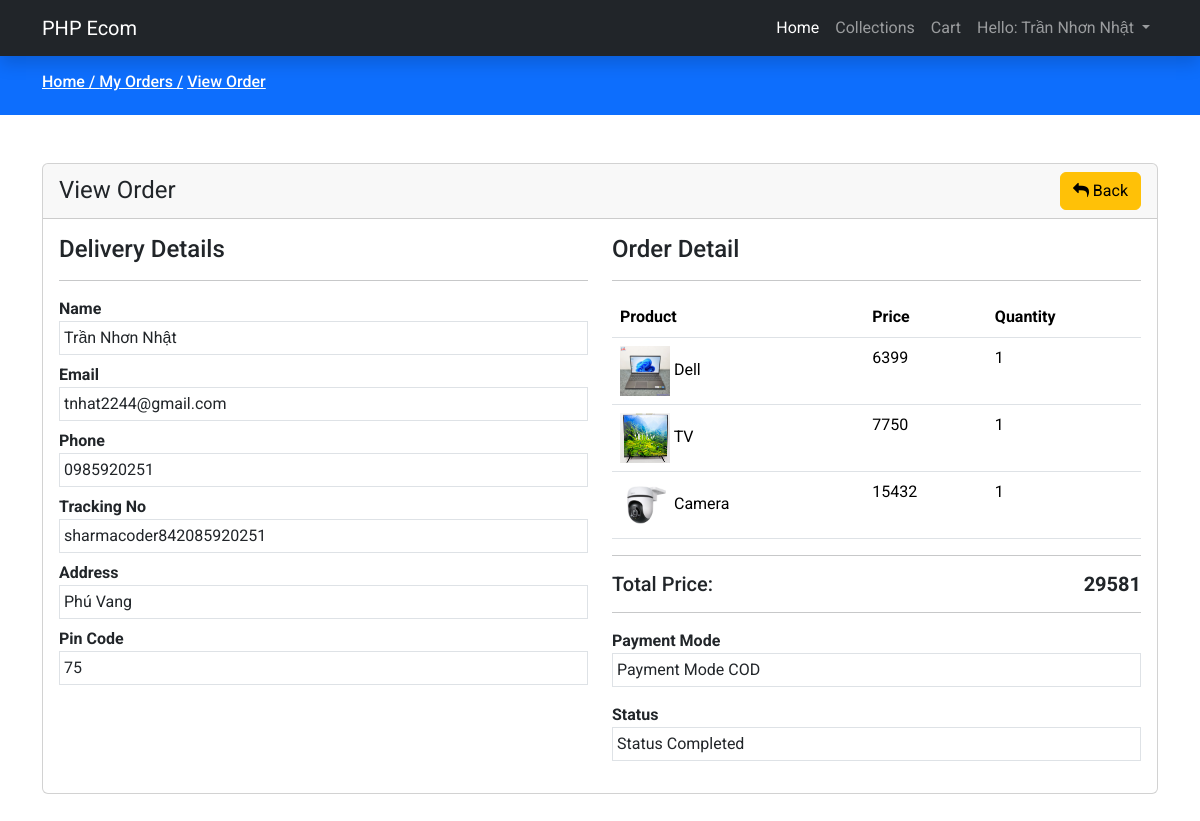
/view-order.php?t=sharmacoder842085920251 (signed in), run on the app's committed database.
### tables this page shows
CREATE TABLE `tbl_order` (
  `id` int(11) NOT NULL,
  `tracking_no` varchar(199) NOT NULL,
  `user_id` int(191) NOT NULL,
  `name` varchar(255) NOT NULL,
  `email` varchar(191) NOT NULL,
  `phone` varchar(191) NOT NULL,
  `address` mediumtext NOT NULL,
  `pincode` int(191) NOT NULL,
  `total_price` int(191) NOT NULL,
  `payment_mode` varchar(191) NOT NULL,
  `payment_id` varchar(191) DEFAULT NULL,
  `status` tinyint(4) NOT NULL DEFAULT 0,
  `comments` varchar(255) DEFAULT NULL,
  `created_at` timestamp NOT NULL DEFAULT current_timestamp()
);

CREATE TABLE `tbl_product` (
  `id` int(11) NOT NULL,
  `category_id` int(11) NOT NULL,
  `name` text NOT NULL,
  `slug` varchar(191) NOT NULL,
  `small_description` mediumtext NOT NULL,
  `description` mediumtext NOT NULL,
  `original_price` int(11) NOT NULL,
  `selling_price` int(11) NOT NULL,
  `image` varchar(191) NOT NULL,
  `qty` int(11) NOT NULL,
  `status` tinyint(4) NOT NULL,
  `trending` tinyint(4) NOT NULL,
  `meta_title` varchar(191) NOT NULL,
  `meta_keywords` mediumtext NOT NULL,
  `meta_description` mediumtext NOT NULL,
  `created_at` timestamp NOT NULL DEFAULT current_timestamp()
);

CREATE TABLE `tbl_order_item` (
  `id` int(11) NOT NULL,
  `order_id` int(191) NOT NULL,
  `prod_id` int(191) NOT NULL,
  `qty` int(191) NOT NULL,
  `price` int(191) NOT NULL,
  `created_at` timestamp NOT NULL DEFAULT current_timestamp()
);

### function/userfunction.php (called while the page is built, shortened)
<?php
    $filepath = realpath(dirname(__FILE__));
    include_once ($filepath.'/../config/dbcon.php');
    function checkTrackingNoValid($trackingNo){
        global $con;
        $userId = $_SESSION['auth_user']['user_id'];
        $query = "SELECT * FROM tbl_order WHERE tracking_no = '$trackingNo' AND user_id = '$userId'";
        return mysqli_query($con, $query);
    }
?>

### view-order.php (the view, shortened to what this page needs)
<?php
    include 'inc/header.php';
    include 'function/userfunction.php';
    if(isset($_GET['t'])){
        $tracking_no = $_GET['t'];
        $orderData = checkTrackingNoValid($tracking_no);
            ?>
            <?php
    }else{
        ?>
            <h4>Something Went Wrong</h4>
        <?php
        die();
    }
    $data = mysqli_fetch_array($orderData);
?>
<div class="py-3 bg-primary">
    <div class="container">
        <h6 class="text-white">
            <a href="index.php" class="text-white">Home / </a>
            <a href="my-orders.php" class="text-white">My Orders /</a>
            <a href="#" class="text-white">View Order</a>
        </h6>
    </div>
</div>
<div class="py-5">
    <div class="container">
        <div class="">
            <div class="row">
                <div class="col-md-12">
                    <div class="card">
                        <div class="card-header">
                            <span class="fs-4">View Order</span>
                            <a href="my-orders.php" class="btn btn-warning float-end"> <i class="fa fa-reply"></i> Back</a>
                        </div>
                        <div class="card-body">
                            <div class="row">
                                <div class="col-md-6">
                                    <h4>Delivery Details</h4>
                                    <hr>
                                    <div class="row">
                                        <div class="col-md-12 mb-2">
                                            <label class="fw-bold">Name</label>
                                            <div class="border p-1">
                                                <?= $data['name'];?>
                                            </div>
                                        </div>
                                        <div class="col-md-12 mb-2">
                                            <label class="fw-bold">Email</label>
                                            <div class="border p-1">
                                                <?= $data['email'];?>
                                            </div>
                                        </div>
                                        <div class="col-md-12 mb-2">
                                            <label class="fw-bold">Phone</label>
                                            <div class="border p-1">
                                                <?= $data['phone'];?>
                                            </div>
                                        </div>
                                        <div class="col-md-12 mb-2">
                                            <label class="fw-bold">Tracking No</label>
                                            <div class="border p-1">
                                                <?= $data['tracking_no'];?>
                                            </div>
                                        </div>
                                        <div class="col-md-12 mb-2">
                                            <label class="fw-bold">Address</label>
                                            <div class="border p-1">
                                                <?= $data['address'];?>
                                            </div>
                                        </div>
                                        <div class="col-md-12 mb-2">
                                            <label class="fw-bold">Pin Code</label>
                                            <div class="border p-1">
                                                <?= $data['pincode'];?>
                                            </div>
                                        </div>
                                    </div>
                                </div>
                                <div class="col-md-6">
                                    <h4>Order Detail</h4>
                                    <hr>
                                    <table class="table">
                                        <thead>
                                            <tr>
                                                <th>Product</th>
                                                <th>Price</th>
                                                <th>Quantity</th>
                                            </tr>
                                        </thead>
                                        <tbody>
                                            <?php
                                                $userId = $_SESSION['auth_user']['user_id'];
                                                $order_query = "SELECT o.id AS oid, o.tracking_no, o.user_id, oi.*, oi.qty AS orderqty, p.*
                                                        FROM tbl_order o, tbl_order_item oi, tbl_product p
                                                        WHERE o.user_id = '$userId' AND oi.order_id = o.id AND p.id = oi.prod_id AND o.tracking_no = '$tracking_no'";
                                                $order_query_run = mysqli_query($con, $order_query);
                                                if(mysqli_num_rows($order_query_run) > 0){
                                                    foreach ($order_query_run as $item){
                                                        ?>
                                                            <tr>
                                                                <td>
                                                                    <img src="uploads/<?= $item['image']; ?>" width="50px" height="50px" alt="<?= $item['name']?>"> <?= $item['name']?>
                                                                </td>
                                                                <td><?= $item['price']?></td>
                                                                <td><?= $item['orderqty']?></td>
                                                            </tr>
                                                        <?php
                                                    }
                                                }
                                            ?>
                                        </tbody>
                                    </table>
                                    <hr>
                                    <h5>Total Price: <span class="float-end fw-bold"><?= $data['total_price'];?></span></h5>
                                    <hr>
                                    <label class="fw-bold">Payment Mode</label>
                                    <div class="border p-1 mb-3">
                                        <label for="">Payment Mode</label>
                                        <?= $data['payment_mode']?>
                                    </div>
                                    <label class="fw-bold">Status</label>
                                    <div class="border p-1 mb-3">
                                        <label for="">Status</label>
                                        <?php
                                            if($data['status'] == 0){
                                                echo "Under Process";
                                            }else if($data['status'] == 1){
                                                echo "Completed";
                                            }else if($data['status'] == 2){
                                                echo "Cancelled";
                                            }
                                        ?>
                                    </div>
                                </div>
                            </div>
                        </div>
                    </div>
                </div>
            </div>
        </div>
    </div>
</div>
<?php include 'inc/footer.php';?>

### assets/css/custom.css (style rules this page uses)
* { font-family: 'Roboto', sans-serif; }
a { text-decoration: none; }

### data on the page
tbl_order: name "Trần Nhơn Nhật", email "tnhat2244@gmail.com", phone "0985920251", tracking_no "sharmacoder842085920251", address "Phú Vang", pincode "75", tbl_product.image (picture), tbl_product.name "Dell", tbl_order_item.price "6399", tbl_order_item.qty "1", tbl_product.name "TV", tbl_order_item.price "7750", tbl_product.name "Camera", tbl_order_item.price "15432", total_price "29581", payment_mode "COD"

### other printed values
$_SESSION['auth_user']['name'] "Trần Nhơn Nhật"
